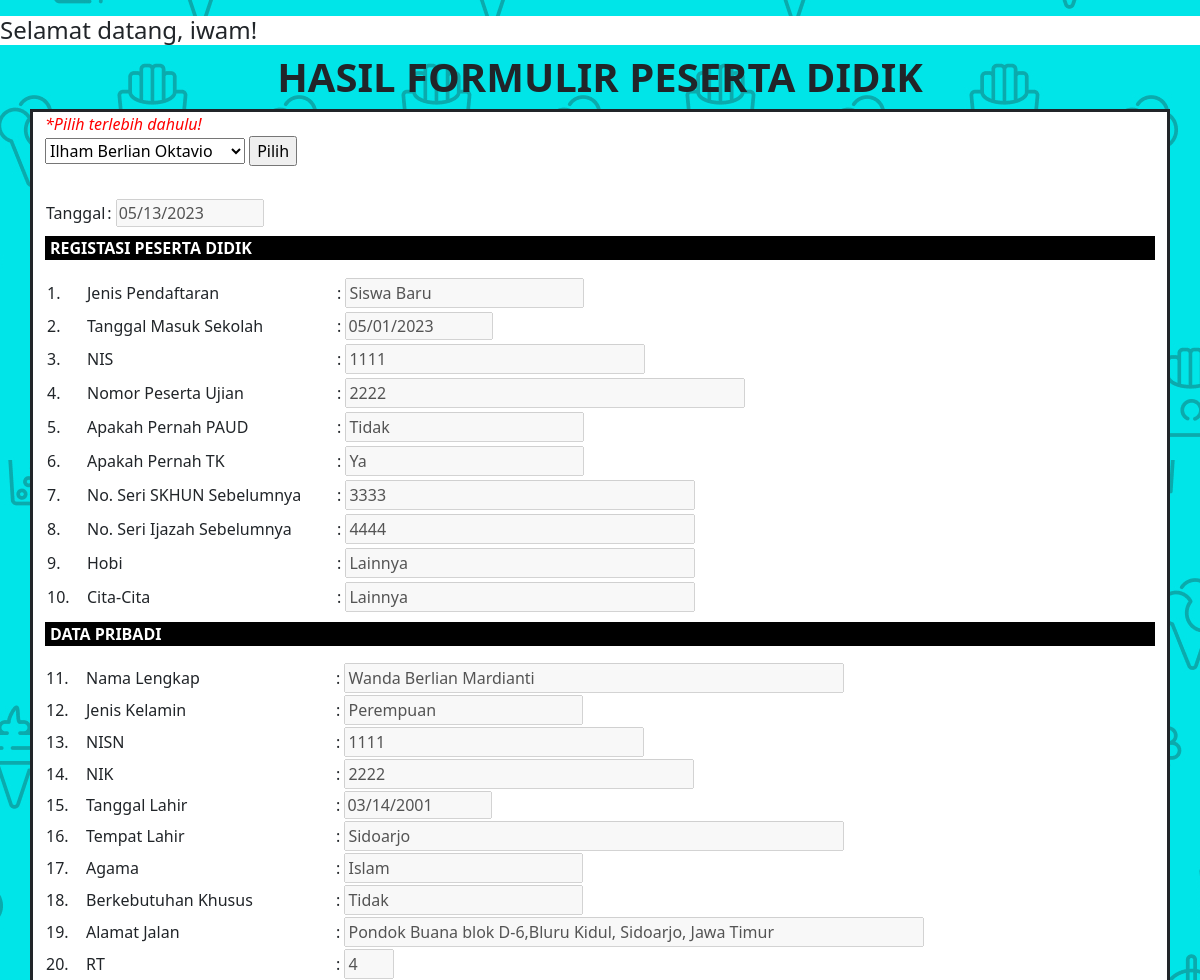
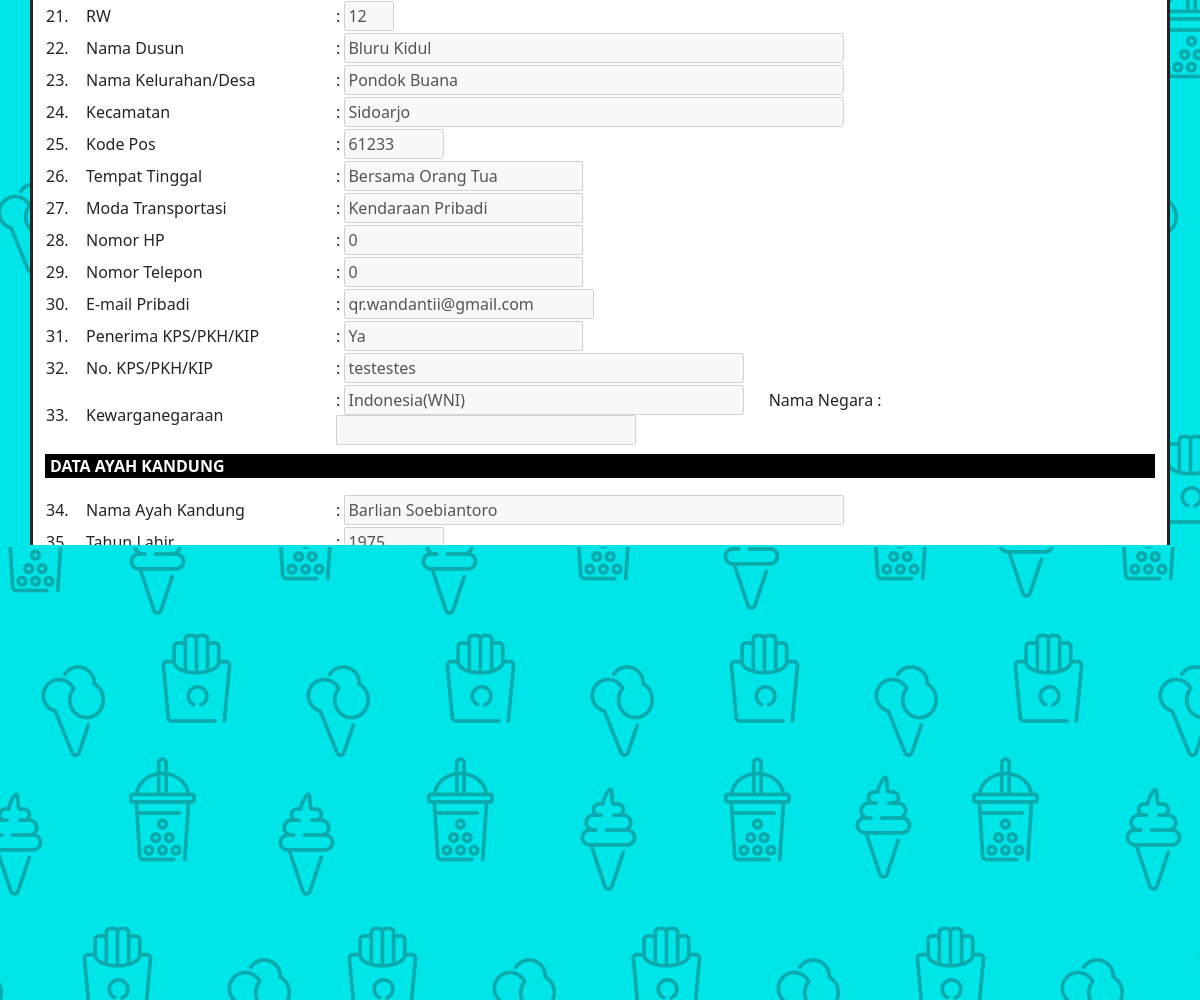
The app's page /Tugas/hasil.php?id=2 (signed in) with its own data (2 pictures, top to bottom).
### tables this page shows
CREATE TABLE `regis_peserta_didik` (
  `id` int(11) NOT NULL,
  `tgl_isi` date NOT NULL,
  `jenis_pendaftaran` varchar(50) NOT NULL,
  `tgl_masuk_sekolah` date NOT NULL,
  `nis` varchar(255) NOT NULL,
  `nomor_peserta_ujian` varchar(20) NOT NULL,
  `paud` varchar(10) NOT NULL,
  `tk` varchar(10) NOT NULL,
  `no_skhun` varchar(16) NOT NULL,
  `no_ijazah` varchar(16) NOT NULL,
  `hobi` varchar(255) NOT NULL,
  `citacita` varchar(255) NOT NULL
);

CREATE TABLE `data_diri` (
  `id` int(11) NOT NULL,
  `nama_lengkap` varchar(255) NOT NULL,
  `jenis_kelamin` varchar(20) NOT NULL,
  `nisn` int(50) NOT NULL,
  `nik` int(50) NOT NULL,
  `tgl_lahir` date NOT NULL,
  `tempat_lahir` varchar(255) NOT NULL,
  `agama` varchar(100) NOT NULL,
  `berkebutuhan_khusus` varchar(100) NOT NULL,
  `alamat_jalan` varchar(255) NOT NULL,
  `rt` int(10) NOT NULL,
  `rw` int(10) NOT NULL,
  `nama_dusun` varchar(255) NOT NULL,
  `nama_kelurahan_desa` varchar(255) NOT NULL,
  `kecamatan` varchar(255) NOT NULL,
  `kode_pos` int(50) NOT NULL,
  `tempat_tinggal` varchar(255) NOT NULL,
  `moda_transportasi` varchar(255) NOT NULL,
  `no_hp` int(14) NOT NULL,
  `no_telp` int(14) NOT NULL,
  `email` varchar(255) NOT NULL,
  `penerima_kps_pkh_kip` varchar(10) NOT NULL,
  `no_penerima` varchar(255) DEFAULT NULL,
  `kewarganegaraan` varchar(255) NOT NULL,
  `nama_negara` varchar(25) DEFAULT NULL
);

CREATE TABLE `data_ortu` (
  `id` int(11) NOT NULL,
  `nama_ayah_kandung` varchar(100) NOT NULL,
  `tahun_lahir_ayah` int(10) NOT NULL,
  `pendidikan_ayah` varchar(100) NOT NULL,
  `pekerjaan_ayah` varchar(255) NOT NULL,
  `penghasilan_bulanan_ayah` varchar(255) NOT NULL,
  `berkebutuhan_khusus_ayah` varchar(100) NOT NULL,
  `nama_ibu_kandung` varchar(100) NOT NULL,
  `tahun_lahir_ibu` int(10) NOT NULL,
  `pendidikan_ibu` varchar(100) NOT NULL,
  `pekerjaan_ibu` varchar(255) NOT NULL,
  `penghasilan_bulanan_ibu` varchar(255) NOT NULL,
  `berkebutuhan_khusus_ibu` varchar(100) NOT NULL
);

### Tugas/hasil.php (the view, shortened to what the rows shown need)
<!DOCTYPE html>
<html lang="en">
    <head>
        <link rel="stylesheet" href="css/bootstrap.css">
        <link rel="stylesheet" href="css/bootstrap.min.css">
        <link rel="stylesheet" href="css/style.css" type="text/css">
    </head>
    <body class="gambarbackgroundlogin">
        <h1 align="center" class="fw-bold">HASIL FORMULIR PESERTA DIDIK</h1>
        <div class="container border border-3 border-dark" style="background-color:white;">
                    <?php
                        include "koneksi.php";
                    ?>
            <br>
            <?php
                if (isset($_GET['id'])) {
                    $id=$_GET['id'];
                    $tamFPD = mysqli_query($koneksi, "SELECT * FROM regis_peserta_didik WHERE id='$id'");
                    $tFPD = mysqli_fetch_array($tamFPD);
                    $tamFDP = mysqli_query($koneksi, "SELECT * FROM data_diri WHERE id='$id'");
                    $tFDP = mysqli_fetch_array($tamFDP);
                    $tamFDO = mysqli_query($koneksi, "SELECT * FROM data_ortu WHERE id='$id'");
                    $tFDO = mysqli_fetch_array($tamFDO);
            ?>
            <form action="#" method="POST">
                <table class="mt-2">
                    <tr>
                        <td>Tanggal</td>
                        <td>: <input type="date" name="tgl_isi" value="<?php echo $tFPD['tgl_isi']; ?>" disabled readonly></td>
                    </tr>
                </table>
                <table border="0" cellpadding="2">
                    <div class="judulbghitam mt-2">
                        <p> REGISTASI PESERTA DIDIK </p>
                    </div>
                    <tr>
                        <td width="40px">1. </td>
                        <td width="250px">Jenis Pendaftaran</td>
                        <td>: <input type="text" name="jenis_pendaftaran" value="<?php echo $tFPD['jenis_pendaftaran']; ?>" disabled readonly></td>
                    </tr>
                    <tr>
                        <td>2. </td>
                        <td>Tanggal Masuk Sekolah</td>
                        <td>: <input type="date" name="tgl_masuk_sekolah" value="<?php echo $tFPD['tgl_masuk_sekolah']; ?>" disabled readonly></td>
                    </tr>
                    <tr>
                        <td>3. </td>
                        <td>NIS</td>
                        <td>: <input style="width:300px;" type="text" name="nis" value="<?php echo $tFPD['nis']; ?>" disabled readonly></td>
                    </tr>
                    <tr>
                        <td>4. </td>
                        <td>Nomor Peserta Ujian</td>
                        <td>:
                            <input style="width:400px;" type="text" name="nomor_peserta_ujian" value="<?php echo $tFPD['nomor_peserta_ujian']; ?>" disabled readonly>
                        </td>
                    </tr>
                    <tr>
                        <td>5. </td>
                        <td>Apakah Pernah PAUD</td>
                        <td>: <input type="text" name="paud" value="<?php echo $tFPD['paud']; ?>" disabled readonly></td>
                    </tr>
                    <tr>
                        <td>6. </td>
                        <td>Apakah Pernah TK</td>
                        <td>: <input type="text" name="tk" value="<?php echo $tFPD['tk']; ?>" disabled readonly></td>
                    </tr>
                    <tr>
                        <td>7. </td>
                        <td>No. Seri SKHUN Sebelumnya</td>
                        <td>: <input style="width:350px;" type="text" name="no_skhun" value="<?php echo $tFPD['no_skhun']; ?>" disabled readonly></td>
                    </tr>
                    <tr>
                        <td>8. </td>
                        <td>No. Seri Ijazah Sebelumnya</td>
                        <td>: <input style="width:350px;" type="text" name="no_ijazah" value="<?php echo $tFPD['no_ijazah']; ?>" disabled readonly></td>
                    </tr>
                    <tr>
                        <td>9. </td>
                        <td>Hobi</td>
                        <td>: <input style="width:350px;" type="text" name="hobi" value="<?php echo $tFPD['hobi']; ?>" disabled readonly></td>
                    </tr>
                    <tr>
                        <td>10. </td>
                        <td>Cita-Cita</td>
                        <td>: <input style="width:350px;" type="text" name="citacita" value="<?php echo $tFPD['citacita']; ?>" disabled readonly></td>
                    </tr>
                </table>
            </form>
            <?php
                }
            ?>
            <table>
                <tr>
                    <td>: <input style="width:500px;" type="text" name="nama_lengkap" value="<?php echo $tFDP['nama_lengkap']; ?>" disabled readonly></td>
                </tr>
                <tr>
                    <td>: <input type="text" name="jenis_kelamin" value="<?php echo $tFDP['jenis_kelamin']; ?>" disabled readonly></td>
                </tr>
                <tr>
                    <td>: <input style="width:300px;" type="text" name="nisn" value="<?php echo $tFDP['nisn']; ?>" disabled readonly></td>
                </tr>
                <tr>
                    <td>: <input style="width:350px;" type="text" name="nik" value="<?php echo $tFDP['nik']; ?>" disabled readonly></td>
                </tr>
                <tr>
                    <td>: <input type="date" name="tgl_lahir" value="<?php echo $tFDP['tgl_lahir']; ?>" disabled readonly></td>
                </tr>
                <tr>
                    <td>: <input style="width:500px;" type="text" name="tempat_lahir" value="<?php echo $tFDP['tempat_lahir']; ?>" disabled readonly></td>
                </tr>
                <tr>
                    <td>: <input type="text" name="agama" value="<?php echo $tFDP['agama']; ?>" disabled readonly></td>
                </tr>
                <tr>
                    <td>: <input type="text" name="berkebutuhan_khusus" value="<?php echo $tFDP['berkebutuhan_khusus']; ?>" disabled readonly></td>
                </tr>
                <tr>
                    <td>: <input style="width:580px;" type="text" name="alamat_jalan" value="<?php echo $tFDP['alamat_jalan']; ?>" disabled readonly></td>
                </tr>
                <tr>
                    <td>: <input style="width:50px;" type="text" name="rt" value="<?php echo $tFDP['rt']; ?>" disabled readonly></td>
                </tr>
                <tr>
                    <td>: <input style="width:50px;" type="text" name="rw" value="<?php echo $tFDP['rw']; ?>" disabled readonly></td>
                </tr>
                <tr>
                    <td>: <input style="width:500px;" type="text" name="nama_dusun" value="<?php echo $tFDP['nama_dusun']; ?>" disabled readonly></td>
                </tr>
                <tr>
                    <td>: <input style="width:500px;" type="text" name="nama_kelurahan_desa"  value="<?php echo $tFDP['nama_kelurahan_desa']; ?>" disabled readonly></td>
                </tr>
                <tr>
                    <td>: <input style="width:500px;" type="text" name="kecamatan" value="<?php echo $tFDP['kecamatan']; ?>" disabled readonly></td>
                </tr>
                <tr>
                    <td>: <input style="width:100px;" type="text" name="kode_pos" value="<?php echo $tFDP['kode_pos']; ?>" disabled readonly></td>
                </tr>
                <tr>
                    <td>: <input type="text" name="tempat_tinggal" value="<?php echo $tFDP['tempat_tinggal']; ?>" disabled readonly></td>
                </tr>
                <tr>
                    <td>: <input type="text" name="moda_transportasi" value="<?php echo $tFDP['moda_transportasi']; ?>" disabled readonly></td>
                </tr>
                <tr>
                    <td>: <input type="text" name="no_hp" value="<?php echo $tFDP['no_hp']; ?>" disabled readonly></td>
                </tr>
                <tr>
                    <td>: <input type="text" name="no_telp" value="<?php echo $tFDP['no_telp']; ?>" disabled readonly></td>
                </tr>
                <tr>
                    <td>: <input style="width:250px;" type="email" name="email" value="<?php echo $tFDP['email']; ?>" disabled readonly></td>
                </tr>
                <tr>
                    <td>: <input type="text" name="penerima_kps_pkh_kip" value="<?php echo $tFDP['penerima_kps_pkh_kip']; ?>" disabled readonly></td>
                </tr>
                <tr>
                    <td>: <input style="width:400px;" type="text" name="no_penerima" value="<?php echo $tFDP['no_penerima']; ?>" disabled readonly></td>
                </tr>
                <tr>
                    <td>: <input style="width:400px;" type="text" name="kewarganegaraan" value="<?php echo $tFDP['kewarganegaraan']; ?>" disabled readonly>
                        <span style="margin-left:20px;">Nama Negara</span>
                        : <input style="width:300px;" type="text" name="nama_negara" value="<?php echo $tFDP['nama_negara']; ?>" disabled readonly>
                    </td>
                </tr>
            </table>
                <table>
                    <tr>
                        <td>: <input style="width:500px;" type="text" name="nama_ayah_kandung" value="<?php echo $tFDO['nama_ayah_kandung']; ?>" disabled readonly></td>
                    </tr>
                    <tr>
                        <td>: <input style="width:100px;" type="text" name="tahun_lahir_ayah" value="<?php echo $tFDO['tahun_lahir_ayah']; ?>" disabled readonly></td>
                    </tr>
                    <tr>
                        <td>: <input type="text" name="pendidikan_ayah" value="<?php echo $tFDO['pendidikan_ayah']; ?>" disabled readonly></td>
                    </tr>
                    <tr>
                        <td>: <input type="text" name="pekerjaan_ayah" value="<?php echo $tFDO['pekerjaan_ayah']; ?>" disabled readonly></td>
                    </tr>
                    <tr>
                        <td>: <input type="text" name="penghasilan_bulanan_ayah" value="<?php echo $tFDO['penghasilan_bulanan_ayah']; ?>" disabled readonly></td>
                    </tr>
                    <tr>
                        <td>: <input type="text" name="berkebutuhan_khusus_ayah" value="<?php echo $tFDO['berkebutuhan_khusus_ayah']; ?>" disabled readonly></td>
                    </tr>
                </table>
                <table>
                    <tr>
                        <td>: <input style="width:500px;" type="text" name="nama_ibu_kandung" value="<?php echo $tFDO['nama_ibu_kandung']; ?>" disabled readonly></td>
                    </tr>
                    <tr>
                        <td>: <input style="width:100px;" type="text" name="tahun_lahir_ibu" value="<?php echo $tFDO['tahun_lahir_ibu']; ?>" disabled readonly></td>
                    </tr>
                    <tr>
                        <td>: <input type="text" name="pendidikan_ibu" value="<?php echo $tFDO['pendidikan_ibu']; ?>" disabled readonly></td>
                    </tr>
                    <tr>
                        <td>: <input type="text" name="pekerjaan_ibu" value="<?php echo $tFDO['pekerjaan_ibu']; ?>" disabled readonly></td>
                    </tr>
                    <tr>
                        <td>: <input type="text" name="penghasilan_bulanan_ibu" value="<?php echo $tFDO['penghasilan_bulanan_ibu']; ?>" disabled readonly></td>
                    </tr>
                    <tr>
                        <td>: <input type="text" name="berkebutuhan_khusus_ibu" value="<?php echo $tFDO['berkebutuhan_khusus_ibu']; ?>" disabled readonly></td>
                    </tr>
                </table>
            <br>
        </div>
        <br>
    </body>
</html>

### records on screen
regis_peserta_didik: tgl_isi "05/13/2023", jenis_pendaftaran "Siswa Baru", tgl_masuk_sekolah "05/01/2023", nis "1111", nomor_peserta_ujian "2222", paud "Tidak", tk "Ya", no_skhun "3333", no_ijazah "4444", hobi "Lainnya", citacita "Lainnya"
data_diri: nama_lengkap "Wanda Berlian Mardianti", jenis_kelamin "Perempuan", nisn "1111", nik "2222", tgl_lahir "03/14/2001", tempat_lahir "Sidoarjo", agama "Islam", berkebutuhan_khusus "Tidak", alamat_jalan "Pondok Buana blok D-6,Bluru Kidul, Sidoarjo, Jawa Timur", rt "4", rw "12", nama_dusun "Bluru Kidul", nama_kelurahan_desa "Pondok Buana", kecamatan "Sidoarjo", kode_pos "61233", tempat_tinggal "Bersama Orang Tua", moda_transportasi "Kendaraan Pribadi", no_hp "0", no_telp "0", email "qr.wandantii@gmail.com", penerima_kps_pkh_kip "Ya", no_penerima "testestes", kewarganegaraan "Indonesia(WNI)"
data_ortu: nama_ayah_kandung "Barlian Soebiantoro", tahun_lahir_ayah "1975", pendidikan_ayah "S1", pekerjaan_ayah "Karyawan Swasta", penghasilan_bulanan_ayah "2 Juta - 4.999.999", berkebutuhan_khusus_ayah "Tidak", nama_ibu_kandung "Sri Karyawati", tahun_lahir_ibu "1975", pendidikan_ibu "S1", pekerjaan_ibu "Karyawan Swasta", penghasilan_bulanan_ibu "2 Juta - 4.999.999", berkebutuhan_khusus_ibu "Tidak"

### other values on screen
$_SESSION['username'] "iwam"
form field id "Ilham Berlian Oktavio"
